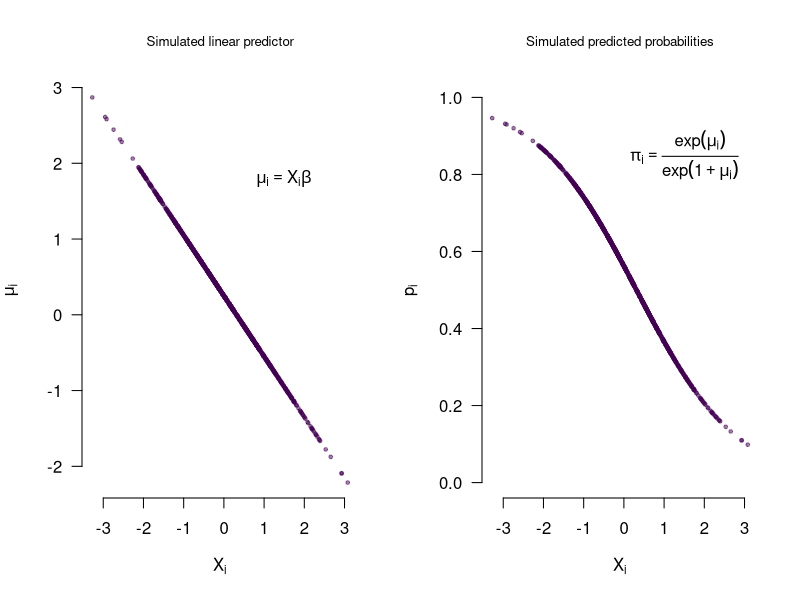
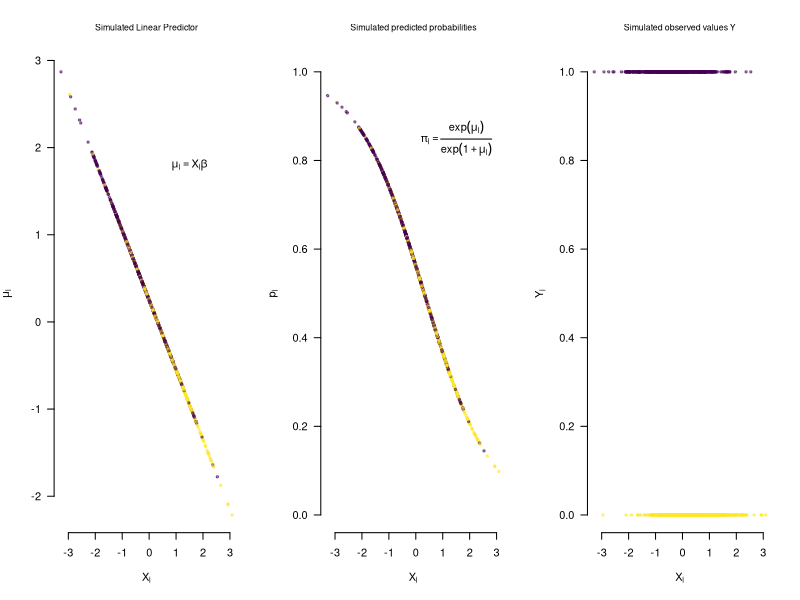
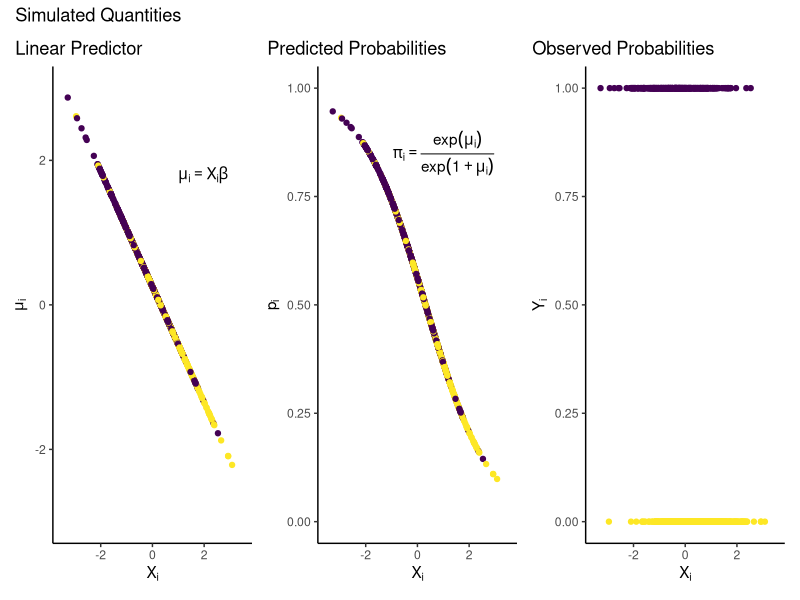

The R script that drew these images, in order: (Note: this script raises an error after producing the figures.)
## ---- chunk 1
# The first line sets an option for the final document that can be produced from
# the .Rmd file. Don't worry about it.
knitr::opts_chunk$set(echo = TRUE,
                      collapse = TRUE,
                      out.width="\\textwidth", # for larger figures 
                      attr.output = 'style="max-height: 200px"',
                      tidy = 'styler' # styles the code in the output 
                      )

# The next bit is quite powerful and useful. 
# First you define which packages you need for your analysis and assign it to 
# the p_needed object. 
p_needed <-
  c("ggplot2", "viridis", "MASS", "optimx", "scales", "foreign", 
    "separationplot", "patchwork", "stargazer", "ggplotify")

# Now you check which packages are already installed on your computer.
# The function installed.packages() returns a vector with all the installed 
# packages.
packages <- rownames(installed.packages())
# Then you check which of the packages you need are not installed on your 
# computer yet. Essentially you compare the vector p_needed with the vector
# packages. The result of this comparison is assigned to p_to_install.
p_to_install <- p_needed[!(p_needed %in% packages)]
# If at least one element is in p_to_install you then install those missing
# packages.
if (length(p_to_install) > 0) {
  install.packages(p_to_install)
}
# Now that all packages are installed on the computer, you can load them for
# this project. Additionally the expression returns whether the packages were
# successfully loaded.
sapply(p_needed, require, character.only = TRUE)

# This is an option for stargazer tables
# It automatically adapts the output to html or latex,
# depending on whether we want a html or pdf file
stargazer_opt <- ifelse(knitr::is_latex_output(), "latex", "html")


# only relevant for ggplot2 plotting
# setting a global ggplot theme for the entire document to avoid 
# setting this individually for each plot 
theme_set(theme_classic() + # start with classic theme 
  theme(
    plot.background = element_blank(),# remove all background 
    plot.title.position = "plot", # move the plot title start slightly 
    legend.position = "bottom" # by default, put legend on the bottom
  ))

## ---- chunk 2
# N of Population 
n <- 1000

# Set our true Parameters
beta0 <- 0.25
beta1 <- -0.8

# Randomly draw an Independent Variable
set.seed(2024)
X <- rnorm(n, 0, 1)
## ---- chunk 3
mu <- beta0 + beta1 * X 

p <- exp(mu) / (1 + exp(mu))

# we achieve the same with the following code:
p <- plogis(mu)
## ---- chunk 4
par(mfrow = c(1, 2))

# Systematic component: linear predictor
plot(x = X,
     y = mu,
     pch = 19,
     cex = 0.5,
     col = viridis(1, 0.5),
     main = "Simulated linear predictor",
     font.main = 1,
     cex.main = 0.8,
     ylab = expression(mu[i]),
     xlab = expression(X[i]),
     las  = 1, 
     bty = "n")
text(x = 1.5,
     y = 1.8,
     labels = expression(mu[i] == X[i] * beta))

# Systematic component: predicted probabilities
plot(x = X,
     y = p,
     pch = 19,
     cex = 0.5,
     col = viridis(1, 0.5),
     ylim = c(0,1),
     main = "Simulated predicted probabilities",
     font.main = 1,
     cex.main = 0.8,
     ylab = expression(p[i]),
     xlab = expression(X[i]),
     las = 1, 
     bty = "n")
text(x = 1.5,
     y = 0.85,
     labels = expression(pi[i] == frac(exp(mu[i]), exp(1 + mu[i]))))
## ---- chunk 5
Y <- rbinom(n, 1, p)
## ---- chunk 6
par(mfrow = c(1, 3))

# Systematic component: LP (unobserved in reality)
plot(x = X,
     y = mu,
     pch = 19,
     cex = 0.5,
     col = ifelse(Y == 1, viridis(2, 0.5)[1],  viridis(2, 0.5)[2]),
     main = "Simulated Linear Predictor",
     font.main = 1,
     cex.main = 0.8,
     ylab = expression(mu[i]),
     xlab = expression(X[i]),
     las = 1,
     bty = "n")
text(x = 1.5,
     y = 1.8,
     labels = expression(mu[i] == X[i] * beta))

# Systematic component: predicted probabilities (unobserved in reality)
plot(x = X,
     y = p,
     pch = 19,
     cex = 0.5,
     ylim = c(0,1),
     col = ifelse(Y == 1, viridis(2, 0.5)[1],  viridis(2, 0.5)[2]),
     main = "Simulated predicted probabilities",
     font.main = 1,
     cex.main = 0.8,
     ylab = expression(p[i]),
     xlab = expression(X[i]),
     las = 1,
     bty = "n")
text(x = 1.5,
     y = 0.85,
     labels = expression(pi[i] == frac(exp(mu[i]), exp(1 + mu[i]))))

# observed values
plot(x = X,
     y = Y,
     pch = 19,
     cex = 0.5,
     col = ifelse(Y == 1, viridis(2, 0.5)[1],  viridis(2, 0.5)[2]),
     main = "Simulated observed values Y",
     font.main = 1,
     cex.main = 0.8,
     ylab = expression(Y[i]),
     xlab = expression(X[i]), 
     las = 1, 
     bty = "n")
## ---- chunk 7
# Systematic component: LP
syst <- ggplot() +
  scale_y_continuous(limits = c(-3, 3)) +
  scale_x_continuous(limits = c(-3.5, 3.5)) +
  geom_point(aes(x = X, y = mu,
                 color = Y)) +
  labs(x = expression(X[i]),
       y = expression(mu[i]),
       title = "Linear Predictor") +
  annotate("text",
           label = expression(mu[i] == X[i] * beta),
           x = 1, y = 1.8,
           hjust = 0) 

# Systematic component: predicted probabilities
pps <- ggplot() +
  scale_y_continuous(limits = c(0, 1)) +
  scale_x_continuous(limits = c(-3.5, 3.5)) +
  geom_point(aes(x = X, y = p,
                 color = Y)) +
  labs(x = expression(X[i]),
       y = expression(p[i]),
       title = "Predicted Probabilities") +
  annotate("text",
           label = expression(pi[i] == frac(exp(mu[i]), exp(1 + mu[i]))),
           x = 1, y = 0.85)

# observed values
yhat <- ggplot() +
  scale_y_continuous(limits = c(0, 1)) +
  scale_x_continuous(limits = c(-3.5, 3.5)) +
  geom_point(aes(x = X, y = Y,
                 color = Y)) +
  labs(x = expression(X[i]),
       y = expression(Y[i]),
       title = "Observed Probabilities") 

syst + pps + yhat  + 
  plot_annotation(title = "Simulated Quantities") &
  scale_color_viridis(direction = -1) & theme(legend.position = "none")

## ---- chunk 8
l_response <- function(x){
  exp(x) / (1 + exp(x))
}
## ---- chunk 9
logit_ll <- function(X, Y, theta){
  
  beta0 <- theta[1]
  beta1 <- theta[2]
  
  mu <- theta[1] + theta[2] * X
  
  logl <- sum(Y*log(l_response(mu)) + (1 - Y)*log(1 - l_response(mu)))
  
  return(logl)
}
## ---- chunk 10
# Set Starting Values
stval <- c(0, 0) # 2 values of theta -> 2 starting values 

# Optimize
res <- optimx(par = stval,    # start values
              fn = logit_ll,  # log-likelihood function
              Y = Y,
              X = X, 
              control = list(maximize = T))
res
## ---- chunk 11
m0 <- glm(Y ~ X, 
          family = binomial(link = logit))

summary(m0)
## ---- chunk 12
m0_probit <- glm(Y ~ X, 
                 family = binomial(link = probit))

m0_probit$coefficients
## ---- chunk 13
head(l_response(coef(m0)[1] + coef(m0)[2] * X))
## ---- chunk 14
head(pnorm(coef(m0_probit)[1] + coef(m0_probit)[2] * X))
## ---- chunk 15
# 1. get the coefficients
beta_hat <- coef(m0)

# 2. Get the variance-covariance matrix
V_hat <- vcov(m0)

# 3. Set up a multivariate normal distribution N(beta_hat, V_hat)
# 4. Draw from the distribution nsim times
nsim <- 10000
S <- mvrnorm(n = nsim, 
             mu = beta_hat, 
             Sigma = V_hat)
## ---- chunk 16
# we simulate over a sequence of x-values
seq_X <- seq(min(X), max(X), length.out = 100)
scenario <- cbind(1, seq_X)

# linear predictor 
Xbeta <- S %*% t(scenario)

dim(Xbeta)
## ---- chunk 17
p_sim <- (exp(Xbeta))/ (1 + exp(Xbeta))

# we can also use our own function:
p_sim <- l_response(Xbeta)

# or the build-in R-function for logistic distribution function (CDF):
p_sim <- plogis(Xbeta) # aka inverse logit 

dim(p_sim)
## ---- chunk 18
p_mean <- apply(p_sim, 2, mean)
p_qu <- t(apply(p_sim, 2, quantile, prob = c(0.025, 0.975)))
## ---- chunk 19
plot(x = seq_X, 
     y = p_mean, 
     ylim = c(0,1),
     xlim = range(pretty(seq_X)),
     type="n",
     main = "Predicted Probabilies of Y",
     ylab = "Probability of Y",
     xlab = "X",
     bty = "n",
     las = 1)

# plot uncertainty with a polygon
polygon(x = c(rev(seq_X), seq_X), 
        y = c(rev(p_qu[,2]), p_qu[,1]),
        col = viridis(1, 0.4),
        border = NA)

# and a line
lines(x = seq_X, 
      y = p_mean,
      lwd = 2)
## ---- chunk 20
plot(x = seq_X, 
     y = p_mean, 
     ylim = c(0,1),
     xlim = range(pretty(seq_X)),
     type="n",
     main = "Predicted Probabilies of Y",
     ylab = "Probability of Y",
     xlab = "X",
     bty = "n",
     las = 1)

# plot uncertainty with a polygon
polygon(x = c(rev(seq_X), seq_X), 
        y = c(rev(p_qu[,2]), p_qu[,1]),
        col = viridis(2, 0.4)[1],
        border = NA)

# and a line
lines(x = seq_X, 
      y = p_mean,
      lwd = 2)

# we add the "true" probabilities
# note that these are unobserved in the real world
points(x = X,
       y = p,
       pch = 1,
       cex = 0.5,
       ylim = c(0,1),
       col = viridis(2, 0.4)[2])
## ---- chunk 21
# data frame for predicted probabilities and CI
plot_df <- data.frame("p_mean" = p_mean,
                      "ci_lo" = p_qu[,1],
                      "ci_hi" = p_qu[,2])
plot_df$seq_X <- seq_X

# plot
pp <- ggplot(data = plot_df, aes(x = seq_X, y = p_mean)) +
  geom_line() +
  geom_ribbon(
    aes(ymin = ci_lo, ymax = ci_hi),
    fill = viridis(1, 0.5), # add color for filling 
    color = viridis(1), # add color for lines
    linetype = "dashed" # make lines dashed
  ) +
  labs(
    x = "X",
    y = "Probability of Y",
    title = "Predicted Probabilities of Y"
  )
pp
## ---- chunk 22
fake_data <- data.frame(X, p)
pp + geom_point(
  data = fake_data,
  aes(x = X, y = p),
  shape = 1,
  color = viridis(2, 0.4)[2]
)
## ---- chunk 23
table(observed = Y, 
      predicted = (m0$fitted.values > 0.5)*1) # or simply round(m0$fitted.values)
## ---- chunk 24
class_table <- table(observed = Y, predicted = (m0$fitted.values > 0.5)*1)
class_table

pcp <- sum(diag(class_table)) / sum(class_table)
pcp
## ---- chunk 25
separationplot(pred = m0$fitted, 
               actual = Y,
               line = TRUE,
               heading = "Separation Plot for Model 0", 
               show.expected = T,
               col0 = viridis(2, alpha = 0.5)[2],
               col1 = viridis(2, alpha = 0.5)[1],
               lwd2 = 2,
               height = 2,
               newplot = F)
## ---- chunk 26
as.ggplot(~separationplot(pred = m0$fitted, 
                         actual = Y,
                         line = TRUE,
                         show.expected = T,
                         col0 = viridis(2)[2],
                         col1 = viridis(2)[1],
                         lwd2 = 2,
                         newplot = F)) +
  labs(title = "Separation Plot for Model 0")
## ---- chunk 27
df <- read.dta("raw-data/fearon.dta")
stargazer(df, type = stargazer_opt)
## ---- chunk 28
res2 <- optimx(stval, 
               logit_ll, 
               Y = df$civilwar, 
               X = df$log_mountain, 
               control = list(maximize=T))

res2
## ---- chunk 29
m1 <- glm(civilwar ~ log_mountain, 
          data = df, 
          family = binomial(link = logit))
## ---- chunk 30
m1$coefficients

res2[1:2, 1:2]
## ---- chunk 31
df <- read.dta("raw-data/fearon_rep.dta")
summary(df)

df2 <- na.omit(df)
summary(df2)
## ---- chunk 32
m_fearon1 <- glm(
  civilwar ~
    priorwar +
    gdp_lagged +
    log_population +
    log_mountain +
    noncontiguous +
    oil +
    newstate +
    instability +
    democracy1 +
    ethnicfrac +
    relifrac,
  data = df,
  family = binomial(link = logit)
)

## ---- chunk 33
log_mountain_range <- 
  seq(min(df$log_mountain, na.rm = T), 
      max(df$log_mountain, na.rm = T), 
      length.out = 100)

scenario <- 
  cbind(1,                                    # The Intercept
        median(df$priorwar, na.rm = T),       # The median of priorwar
        mean(df$gdp_lagged, na.rm = T),       # The mean of gdp_lagged
        mean(df$log_population, na.rm = T),   # The mean of log_population
        log_mountain_range,                   # Our sequence for log_mountain
        median(df$noncontiguous, na.rm = T),  # The median of noncontiguous
        median(df$oil, na.rm = T),            # The median of oil
        median(df$newstate, na.rm = T),       # The median of newstate
        median(df$instability, na.rm = T),    # The median of instability
        mean(df$democracy1, na.rm = T),       # The mean of democracy1
        mean(df$ethnicfrac, na.rm = T),       # The mean of ethnicfrac
        mean(df$relifrac, na.rm = T)          # The mean of relifrac
        )

# Have a look at the scenario
head(scenario)

# Is everything in the correct order?
coef(m_fearon1)
## ---- chunk 34
# Expected Values (no fundamental uncertainty)
table(
  observed = factor(m_fearon1$model$civilwar, levels = 0:1),
  predicted = factor((m_fearon1$fitted.values > 0.5) * 1, levels = 0:1)
)

## ---- chunk 35
separationplot(m_fearon1$fitted, m_fearon1$model$civilwar,
               line = TRUE,
               heading = "Fearon/Laitin: Model 1", 
               show.expected = T,
               height = 2,
               col0 = viridis(2)[2],
               col1 = viridis(2)[1],
               lwd2 = 2,
               newplot = F)
## ---- chunk 36
class_table1 <- 
  table(observed = factor(m_fearon1$model$civilwar, levels = 0:1), 
        predicted = factor((m_fearon1$fitted.values > 0.5)*1, levels = 0:1))

pcp_1 <- sum(diag(class_table1)) / sum(class_table1)

pcp_1
## ---- chunk 37
table(m_fearon1$model$civilwar)
max(table(m_fearon1$model$civilwar)) / sum(table(m_fearon1$model$civilwar))
## ---- chunk 38
# m_fearon1$model contains the data used to estimate the model 
# there are no missing data there, and the variables are in the same order as
# the main terms in the regression equation (but this is not as straightforward
# with models with interactions or cases where we pass character or factor vars 
# into the model)
# the first column is the dependent variable
head(m_fearon1$model)

average_case <- function(x, rep = 1) {
  # if there only two unique values in x and  difference between them is 1 
  # (i.e. it is a dummy variable 0/1, 1/2 or similar)
  if (!is.numeric(x)) return(paste0("Transform variable to numeric"))
  if (length(unique(x)) == 2 & diff(range(x)) == 1) {
    # we take a median
    rep(median(x, na.rm = T), rep)
  }else{
    # otherwise, we take a mean
    rep(mean(x, na.rm = T), rep)
  }
  
}
# calculate the average for all independent variables 
scenario <- cbind(1, apply(m_fearon1$model[,-1], 2, average_case, rep = 100))
# substitute the values in one variable with a sequence
scenario[, which(colnames(scenario) == "log_mountain")] <-
  seq(min(df$log_mountain, na.rm = T), 
      max(df$log_mountain, na.rm = T), 
      length.out = 100)
